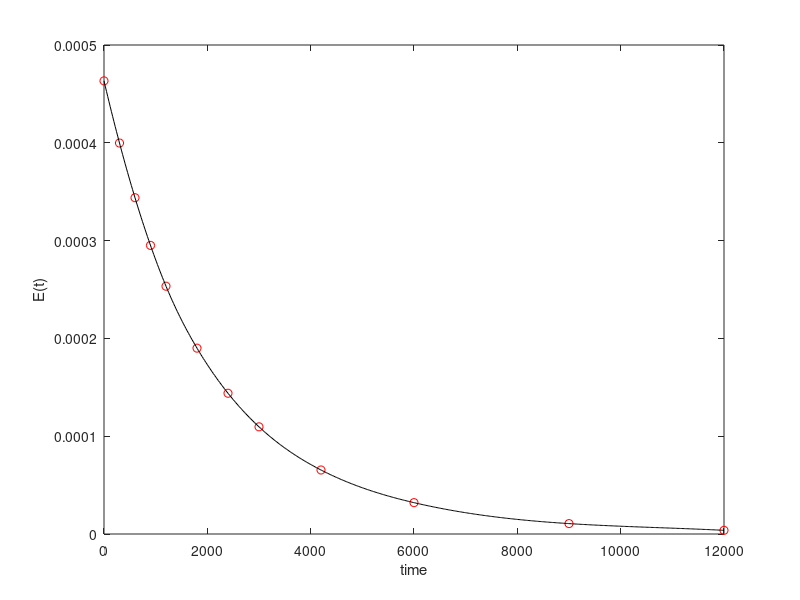

Write MATLAB code to recreate this figure. (Note: this script raises an error after producing the figure.)

%1d
%The conversion of A, i.e. XAcs = 0.9386

function [] = P1_d

    V = 1000 ; %L
    Q = 10   ; %L/s
    tau  = V/Q;  %s
    t_1d = load('P1_time.txt');
    t = 60.*t_1d; %convert to sec

    E_t0   = load('P1_E(t).txt');
    E_t1 = E_t0./60; %convert to 1/s
    
    ppE   = spline(t,E_t1); %we're making the RTD a continuos function of time
    E_t   = @(t)(ppval(ppE,t));
    
    %Double check that your regression or interpolation fit the E curve well enough.
    tplot = linspace(0,max(t),500)';
    plot(t,E_t1,'ro',tplot,E_t(tplot),'k-')
    xlabel('time')
    ylabel('E(t)')
    
    tmax = max(t);

    CAf  = 0.0313; %mol/L
    CBf  = 0.0313; %mol/L
    CCf  = 0;      %mol/L
    CDf  = 0;      %mol/L

    param.E  = E_t;
    param.Cf = [CAf;CBf;CCf;CDf];


    %Set up ODE solver to integrate Complete Segregation model
    tspan   = [0 tmax];
    C0      = zeros(8,1);
    C0(1:2) = 0.0313;
    f      = @(t,C)P1_d0(t,C,param);
    [t,C]   = ode15s(f,tspan,C0);

    CAbar   = C(end,5);

    XAcs    = (CAf - CAbar)/CAf


end



function [D] = P1_d0(t,C,param)

    %This function returns the differential equations required to solve the
    %segregation model for a given RTD.
    
    %Assign "packet" concentrations for individual batch reactors
    CA = C(1);
    CB = C(2);
    CC = C(3);
    CD = C(4);
    
    %Assign "average" concentrations at reactor exit
    CAbar = C(5);
    CBbar = C(6);
    CCbar = C(7);
    CDbar = C(8);
    
    %Extract parameter values from structure
    E_t = param.E;
    
    k1   = 175;    %L^2/mol^2/s
    
    %Calculate rates in each packet
    r1 = k1*CA*CB^2;
    
    %Calculate production rates Rj in each packet
    RA = -r1;
    RB = -r1;
    RC =  r1;
    RD =  r1;
    
    %Allocate space for ODEs
    D = zeros(size(C));    
    
    %Write balances for each packet (as batch reactor)
    D(1) = RA;
    D(2) = RB;
    D(3) = RC;
    D(4) = RD;
    %Calculate average exit concentrations using RTD
    D(5) = CA*E_t(t);
    D(6) = CB*E_t(t);
    D(7) = CC*E_t(t);
    D(8) = CD*E_t(t);
    
end

